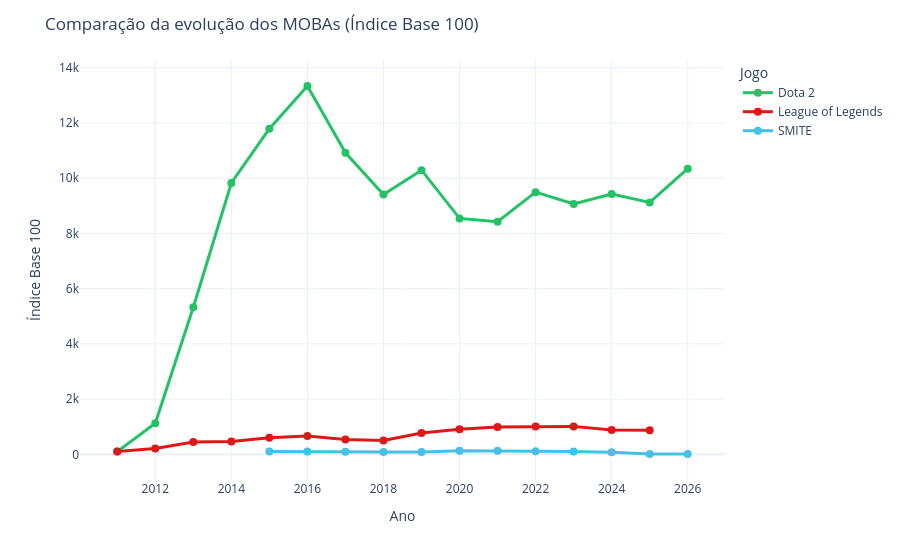

Notebook cell for this chart:
### Markdown cell above
O gráfico evidencia que, entre 2015 e 2018, os três jogos apresentaram uma tendência de redução em relação ao ano-base. A partir de 2019, observa-se uma recuperação mais acentuada do League of Legends, que alcança o maior crescimento relativo entre os jogos analisados e mantém esse desempenho até o final da série histórica, apesar de uma leve redução após 2023. O SMITE também apresentou crescimento entre 2019 e 2021, porém sofreu uma queda contínua nos anos seguintes, encerrando o período com desempenho inferior ao do ano-base. Já o Dota 2 apresentou oscilações menores e manteve um comportamento relativamente estável ao longo do período. Dessa forma, os resultados não fornecem evidências de que o League of Legends esteja em processo de decadência quando comparado aos demais MOBAs analisados. Pelo contrário, entre os jogos considerados, foi o que apresentou a evolução relativa mais favorável durante o período analisado.

Lembrando que a Riot Games não disponibiliza os dados de seus jogos, e o que foi usado é uma estimativa retirado do site turbosmurfs.gg

### Code cell
df_todos = pd.read_csv('comparacao_base100.csv')

fig = px.line(
    df_todos,
    x='Ano',
    y='Base_100',
    color='Jogo',
    markers=True,
    color_discrete_map={
        'League of Legends': '#DF1717',
        'Dota 2': '#22C265',
        'SMITE': '#46C0E5'
    }
)

fig.update_layout(
    title='Comparação da evolução dos MOBAs (Índice Base 100)',
    xaxis_title='Ano',
    yaxis_title='Índice Base 100',
    template='plotly_white',
    hovermode='x unified'
)

fig.update_traces(
    line=dict(width=3),
    marker=dict(size=8)
)

fig.show()

### Figure 1 — Plotly figure (JSON) as saved in the notebook; plotly's stock layout.template omitted (floating-point values rounded to 4 significant figures)
{"data": [{"hovertemplate": "Jogo=Dota 2<br>Ano=%{x}<br>Base_100=%{y}<extra></extra>", "legendgroup": "Dota 2", "line": {"color": "#22C265", "dash": "solid", "width": 3}, "marker": {"size": 8, "symbol": "circle"}, "mode": "lines+markers", "name": "Dota 2", "orientation": "v", "showlegend": true, "type": "scatter", "x": [2011, 2012, 2013, 2014, 2015, 2016, 2017, 2018, 2019, 2020, 2021, 2022, 2023, 2024, 2025, 2026], "xaxis": "x", "y": [100.0, 1125.0, 5327.0, 9829.0, 11800.0, 13340.0, 10920.0, 9408.0, 10290.0, 8546.0, 8428.0, 9496.0, 9068.0, 9431.0, 9125.0, 10350.0], "yaxis": "y"}, {"hovertemplate": "Jogo=League of Legends<br>Ano=%{x}<br>Base_100=%{y}<extra></extra>", "legendgroup": "League of Legends", "line": {"color": "#DF1717", "dash": "solid", "width": 3}, "marker": {"size": 8, "symbol": "circle"}, "mode": "lines+markers", "name": "League of Legends", "orientation": "v", "showlegend": true, "type": "scatter", "x": [2011, 2012, 2013, 2014, 2015, 2016, 2017, 2018, 2019, 2020, 2021, 2022, 2023, 2024, 2025], "xaxis": "x", "y": [100.0, 213.3, 446.7, 466.7, 600.0, 666.7, 540.0, 500.0, 773.3, 913.3, 993.3, 1013.0, 1013.0, 880.0, 873.3], "yaxis": "y"}, {"hovertemplate": "Jogo=SMITE<br>Ano=%{x}<br>Base_100=%{y}<extra></extra>", "legendgroup": "SMITE", "line": {"color": "#46C0E5", "dash": "solid", "width": 3}, "marker": {"size": 8, "symbol": "circle"}, "mode": "lines+markers", "name": "SMITE", "orientation": "v", "showlegend": true, "type": "scatter", "x": [2015, 2016, 2017, 2018, 2019, 2020, 2021, 2022, 2023, 2024, 2025, 2026], "xaxis": "x", "y": [100.0, 105.7, 97.76, 82.64, 81.2, 126.4, 129.8, 109.2, 99.76, 75.4, 16.82, 13.1], "yaxis": "y"}], "layout": {"hovermode": "x unified", "legend": {"title": {"text": "Jogo"}, "tracegroupgap": 0}, "margin": {"t": 60}, "title": {"text": "Comparação da evolução dos MOBAs (Índice Base 100)"}, "xaxis": {"anchor": "y", "domain": [0, 1], "title": {"text": "Ano"}}, "yaxis": {"anchor": "x", "domain": [0, 1], "title": {"text": "Índice Base 100"}}}}
